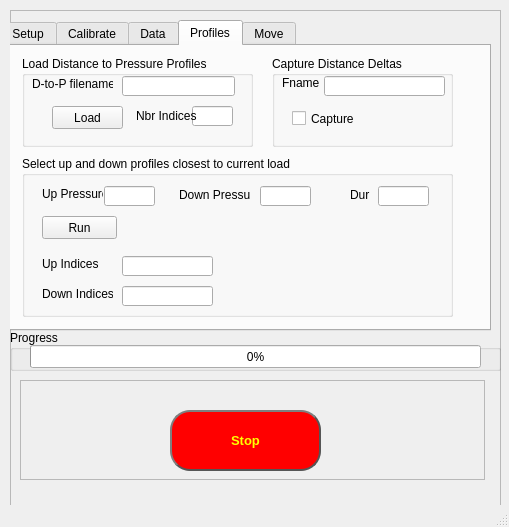
<?xml version="1.0" encoding="UTF-8"?>
<ui version="4.0">
 <class>MainWindow</class>
 <widget class="QMainWindow" name="MainWindow">
  <property name="geometry">
   <rect>
    <x>0</x>
    <y>0</y>
    <width>509</width>
    <height>527</height>
   </rect>
  </property>
  <property name="windowTitle">
   <string>Platform Test</string>
  </property>
  <widget class="QWidget" name="centralwidget">
   <widget class="QFrame" name="frame">
    <property name="geometry">
     <rect>
      <x>10</x>
      <y>10</y>
      <width>491</width>
      <height>711</height>
     </rect>
    </property>
    <property name="frameShape">
     <enum>QFrame::StyledPanel</enum>
    </property>
    <property name="frameShadow">
     <enum>QFrame::Raised</enum>
    </property>
    <widget class="QFrame" name="frame_4">
     <property name="geometry">
      <rect>
       <x>10</x>
       <y>370</y>
       <width>465</width>
       <height>100</height>
      </rect>
     </property>
     <property name="minimumSize">
      <size>
       <width>300</width>
       <height>100</height>
      </size>
     </property>
     <property name="frameShape">
      <enum>QFrame::StyledPanel</enum>
     </property>
     <property name="frameShadow">
      <enum>QFrame::Raised</enum>
     </property>
     <widget class="QPushButton" name="btn_estop">
      <property name="geometry">
       <rect>
        <x>150</x>
        <y>30</y>
        <width>151</width>
        <height>61</height>
       </rect>
      </property>
      <property name="font">
       <font>
        <pointsize>10</pointsize>
        <weight>75</weight>
        <bold>true</bold>
       </font>
      </property>
      <property name="styleSheet">
       <string notr="true">QPushButton {
    color: yellow;
    border: 2px solid #555;
    border-radius: 20px;
    border-style: outset;
    background: qradialgradient(
        cx: 0.3, cy: -0.4, fx: 0.3, fy: -0.4,
        radius: 1.35, stop: 0 #fff, stop: 1 #888,
        );
    padding: 5px;
    background-color: red;
    }

QPushButton:hover {
    background: qradialgradient(
        cx: 0.3, cy: -0.4, fx: 0.3, fy: -0.4,
        radius: 1.35, stop: 0 #fff, stop: 1 #bbb
        );
    background-color: red;
   color: white;
    }

QPushButton:pressed {
    border-style: inset;
    background: qradialgradient(
        cx: 0.4, cy: -0.1, fx: 0.4, fy: -0.1,
        radius: 1.35, stop: 0 #fff, stop: 1 #ddd
        );
    }</string>
      </property>
      <property name="text">
       <string>Stop</string>
      </property>
     </widget>
    </widget>
    <widget class="QTabWidget" name="tabWidget">
     <property name="geometry">
      <rect>
       <x>-10</x>
       <y>10</y>
       <width>491</width>
       <height>311</height>
      </rect>
     </property>
     <property name="currentIndex">
      <number>3</number>
     </property>
     <widget class="QWidget" name="tb_setup">
      <attribute name="title">
       <string>Setup</string>
      </attribute>
      <widget class="QGroupBox" name="SerialGroupBox">
       <property name="geometry">
        <rect>
         <x>30</x>
         <y>10</y>
         <width>371</width>
         <height>241</height>
        </rect>
       </property>
       <property name="title">
        <string>Comms</string>
       </property>
       <widget class="QPushButton" name="btn_serial_connect">
        <property name="geometry">
         <rect>
          <x>100</x>
          <y>200</y>
          <width>80</width>
          <height>23</height>
         </rect>
        </property>
        <property name="minimumSize">
         <size>
          <width>80</width>
          <height>20</height>
         </size>
        </property>
        <property name="maximumSize">
         <size>
          <width>80</width>
          <height>16777215</height>
         </size>
        </property>
        <property name="styleSheet">
         <string notr="true"> background-color: silver;
color:black;</string>
        </property>
        <property name="text">
         <string>    Connect    </string>
        </property>
       </widget>
       <widget class="QLabel" name="lbl_encoders">
        <property name="geometry">
         <rect>
          <x>8</x>
          <y>35</y>
          <width>100</width>
          <height>16</height>
         </rect>
        </property>
        <property name="minimumSize">
         <size>
          <width>100</width>
          <height>0</height>
         </size>
        </property>
        <property name="text">
         <string>Encoders</string>
        </property>
        <property name="alignment">
         <set>Qt::AlignBottom|Qt::AlignHCenter</set>
        </property>
       </widget>
       <widget class="QComboBox" name="cmb_encoder_port">
        <property name="geometry">
         <rect>
          <x>100</x>
          <y>37</y>
          <width>80</width>
          <height>20</height>
         </rect>
        </property>
        <property name="minimumSize">
         <size>
          <width>70</width>
          <height>20</height>
         </size>
        </property>
        <property name="maximumSize">
         <size>
          <width>80</width>
          <height>16777215</height>
         </size>
        </property>
        <property name="sizeAdjustPolicy">
         <enum>QComboBox::AdjustToMinimumContentsLength</enum>
        </property>
        <property name="minimumContentsLength">
         <number>15</number>
        </property>
       </widget>
       <widget class="QLabel" name="lbl_imu">
        <property name="geometry">
         <rect>
          <x>8</x>
          <y>75</y>
          <width>100</width>
          <height>16</height>
         </rect>
        </property>
        <property name="minimumSize">
         <size>
          <width>100</width>
          <height>0</height>
         </size>
        </property>
        <property name="text">
         <string>IMU</string>
        </property>
        <property name="alignment">
         <set>Qt::AlignBottom|Qt::AlignHCenter</set>
        </property>
       </widget>
       <widget class="QComboBox" name="cmb_imu_port">
        <property name="geometry">
         <rect>
          <x>100</x>
          <y>75</y>
          <width>80</width>
          <height>20</height>
         </rect>
        </property>
        <property name="minimumSize">
         <size>
          <width>70</width>
          <height>20</height>
         </size>
        </property>
        <property name="maximumSize">
         <size>
          <width>80</width>
          <height>16777215</height>
         </size>
        </property>
        <property name="sizeAdjustPolicy">
         <enum>QComboBox::AdjustToMinimumContentsLength</enum>
        </property>
        <property name="minimumContentsLength">
         <number>15</number>
        </property>
       </widget>
       <widget class="QLabel" name="lbl_scale">
        <property name="geometry">
         <rect>
          <x>8</x>
          <y>116</y>
          <width>100</width>
          <height>16</height>
         </rect>
        </property>
        <property name="minimumSize">
         <size>
          <width>100</width>
          <height>0</height>
         </size>
        </property>
        <property name="text">
         <string>Scale</string>
        </property>
        <property name="alignment">
         <set>Qt::AlignBottom|Qt::AlignHCenter</set>
        </property>
       </widget>
       <widget class="QComboBox" name="cmb_scale_port">
        <property name="geometry">
         <rect>
          <x>100</x>
          <y>116</y>
          <width>80</width>
          <height>20</height>
         </rect>
        </property>
        <property name="minimumSize">
         <size>
          <width>70</width>
          <height>0</height>
         </size>
        </property>
        <property name="maximumSize">
         <size>
          <width>80</width>
          <height>16777215</height>
         </size>
        </property>
       </widget>
       <widget class="QLabel" name="lbl_model">
        <property name="geometry">
         <rect>
          <x>8</x>
          <y>155</y>
          <width>100</width>
          <height>16</height>
         </rect>
        </property>
        <property name="minimumSize">
         <size>
          <width>100</width>
          <height>0</height>
         </size>
        </property>
        <property name="text">
         <string>Servo Model</string>
        </property>
        <property name="alignment">
         <set>Qt::AlignBottom|Qt::AlignHCenter</set>
        </property>
       </widget>
       <widget class="QComboBox" name="cmb_model_port">
        <property name="geometry">
         <rect>
          <x>100</x>
          <y>155</y>
          <width>80</width>
          <height>20</height>
         </rect>
        </property>
        <property name="minimumSize">
         <size>
          <width>70</width>
          <height>0</height>
         </size>
        </property>
        <property name="maximumSize">
         <size>
          <width>80</width>
          <height>16777215</height>
         </size>
        </property>
       </widget>
       <widget class="QCheckBox" name="chk_hold">
        <property name="geometry">
         <rect>
          <x>298</x>
          <y>118</y>
          <width>44</width>
          <height>17</height>
         </rect>
        </property>
        <property name="text">
         <string>Hold</string>
        </property>
       </widget>
       <widget class="QCheckBox" name="chk_model_enabled">
        <property name="geometry">
         <rect>
          <x>200</x>
          <y>156</y>
          <width>70</width>
          <height>17</height>
         </rect>
        </property>
        <property name="layoutDirection">
         <enum>Qt::RightToLeft</enum>
        </property>
        <property name="text">
         <string>Enabled</string>
        </property>
       </widget>
      </widget>
      <widget class="QLabel" name="label_20">
       <property name="geometry">
        <rect>
         <x>226</x>
         <y>126</y>
         <width>39</width>
         <height>20</height>
        </rect>
       </property>
       <property name="minimumSize">
        <size>
         <width>0</width>
         <height>20</height>
        </size>
       </property>
       <property name="text">
        <string>Reading</string>
       </property>
      </widget>
      <widget class="QLineEdit" name="txt_weight_2">
       <property name="geometry">
        <rect>
         <x>268</x>
         <y>126</y>
         <width>50</width>
         <height>20</height>
        </rect>
       </property>
       <property name="minimumSize">
        <size>
         <width>0</width>
         <height>20</height>
        </size>
       </property>
       <property name="maximumSize">
        <size>
         <width>50</width>
         <height>16777215</height>
        </size>
       </property>
      </widget>
     </widget>
     <widget class="QWidget" name="tb_calibrate">
      <attribute name="title">
       <string>Calibrate</string>
      </attribute>
      <widget class="QGroupBox" name="PositionGroupBox">
       <property name="geometry">
        <rect>
         <x>6</x>
         <y>230</y>
         <width>471</width>
         <height>51</height>
        </rect>
       </property>
       <property name="minimumSize">
        <size>
         <width>400</width>
         <height>0</height>
        </size>
       </property>
       <property name="title">
        <string>Encoder Readings</string>
       </property>
       <layout class="QHBoxLayout" name="horizontalLayout">
        <item>
         <widget class="QLineEdit" name="txt_pos_0">
          <property name="minimumSize">
           <size>
            <width>0</width>
            <height>20</height>
           </size>
          </property>
          <property name="maximumSize">
           <size>
            <width>50</width>
            <height>16777215</height>
           </size>
          </property>
         </widget>
        </item>
        <item>
         <widget class="QLineEdit" name="txt_pos_1">
          <property name="minimumSize">
           <size>
            <width>0</width>
            <height>20</height>
           </size>
          </property>
          <property name="maximumSize">
           <size>
            <width>50</width>
            <height>16777215</height>
           </size>
          </property>
         </widget>
        </item>
        <item>
         <widget class="QLineEdit" name="txt_pos_2">
          <property name="minimumSize">
           <size>
            <width>0</width>
            <height>20</height>
           </size>
          </property>
          <property name="maximumSize">
           <size>
            <width>50</width>
            <height>16777215</height>
           </size>
          </property>
         </widget>
        </item>
        <item>
         <widget class="QLineEdit" name="txt_pos_3">
          <property name="minimumSize">
           <size>
            <width>0</width>
            <height>20</height>
           </size>
          </property>
          <property name="maximumSize">
           <size>
            <width>50</width>
            <height>16777215</height>
           </size>
          </property>
         </widget>
        </item>
        <item>
         <widget class="QLineEdit" name="txt_pos_4">
          <property name="minimumSize">
           <size>
            <width>0</width>
            <height>20</height>
           </size>
          </property>
          <property name="maximumSize">
           <size>
            <width>50</width>
            <height>16777215</height>
           </size>
          </property>
         </widget>
        </item>
        <item>
         <widget class="QLineEdit" name="txt_pos_5">
          <property name="minimumSize">
           <size>
            <width>0</width>
            <height>20</height>
           </size>
          </property>
          <property name="maximumSize">
           <size>
            <width>50</width>
            <height>16777215</height>
           </size>
          </property>
         </widget>
        </item>
       </layout>
      </widget>
      <widget class="QGroupBox" name="CalibrateGroupBox">
       <property name="geometry">
        <rect>
         <x>10</x>
         <y>10</y>
         <width>471</width>
         <height>111</height>
        </rect>
       </property>
       <property name="minimumSize">
        <size>
         <width>200</width>
         <height>0</height>
        </size>
       </property>
       <property name="title">
        <string>Create Pressure to Distance file</string>
       </property>
       <widget class="QPushButton" name="btn_calibrate">
        <property name="geometry">
         <rect>
          <x>12</x>
          <y>24</y>
          <width>75</width>
          <height>23</height>
         </rect>
        </property>
        <property name="text">
         <string>Start</string>
        </property>
       </widget>
       <widget class="QLabel" name="label_7">
        <property name="geometry">
         <rect>
          <x>121</x>
          <y>28</y>
          <width>91</width>
          <height>16</height>
         </rect>
        </property>
        <property name="text">
         <string>Nbr Pressure Steps</string>
        </property>
       </widget>
       <widget class="QLineEdit" name="txt_steps">
        <property name="geometry">
         <rect>
          <x>221</x>
          <y>25</y>
          <width>30</width>
          <height>20</height>
         </rect>
        </property>
        <property name="maximumSize">
         <size>
          <width>30</width>
          <height>16777215</height>
         </size>
        </property>
       </widget>
       <widget class="QLabel" name="label_9">
        <property name="geometry">
         <rect>
          <x>277</x>
          <y>27</y>
          <width>51</width>
          <height>16</height>
         </rect>
        </property>
        <property name="text">
         <string>Delay (ms)</string>
        </property>
       </widget>
       <widget class="QLineEdit" name="txt_step_delay_ms">
        <property name="geometry">
         <rect>
          <x>330</x>
          <y>25</y>
          <width>40</width>
          <height>20</height>
         </rect>
        </property>
        <property name="minimumSize">
         <size>
          <width>30</width>
          <height>0</height>
         </size>
        </property>
        <property name="maximumSize">
         <size>
          <width>40</width>
          <height>16777215</height>
         </size>
        </property>
       </widget>
       <widget class="QLabel" name="label_8">
        <property name="geometry">
         <rect>
          <x>387</x>
          <y>26</y>
          <width>40</width>
          <height>16</height>
         </rect>
        </property>
        <property name="text">
         <string>Repeats</string>
        </property>
       </widget>
       <widget class="QLineEdit" name="txt_repeats">
        <property name="geometry">
         <rect>
          <x>431</x>
          <y>25</y>
          <width>30</width>
          <height>20</height>
         </rect>
        </property>
        <property name="maximumSize">
         <size>
          <width>30</width>
          <height>16777215</height>
         </size>
        </property>
       </widget>
       <widget class="QLineEdit" name="txt_weight">
        <property name="geometry">
         <rect>
          <x>58</x>
          <y>72</y>
          <width>50</width>
          <height>20</height>
         </rect>
        </property>
        <property name="minimumSize">
         <size>
          <width>0</width>
          <height>20</height>
         </size>
        </property>
        <property name="maximumSize">
         <size>
          <width>50</width>
          <height>16777215</height>
         </size>
        </property>
       </widget>
       <widget class="QLabel" name="label_10">
        <property name="geometry">
         <rect>
          <x>14</x>
          <y>73</y>
          <width>37</width>
          <height>20</height>
         </rect>
        </property>
        <property name="minimumSize">
         <size>
          <width>0</width>
          <height>20</height>
         </size>
        </property>
        <property name="text">
         <string>Load kg</string>
        </property>
       </widget>
       <widget class="QLineEdit" name="txt_p_to_d_fname">
        <property name="geometry">
         <rect>
          <x>279</x>
          <y>72</y>
          <width>75</width>
          <height>20</height>
         </rect>
        </property>
        <property name="minimumSize">
         <size>
          <width>0</width>
          <height>20</height>
         </size>
        </property>
        <property name="maximumSize">
         <size>
          <width>80</width>
          <height>16777215</height>
         </size>
        </property>
       </widget>
       <widget class="QLabel" name="label_22">
        <property name="geometry">
         <rect>
          <x>132</x>
          <y>74</y>
          <width>141</width>
          <height>16</height>
         </rect>
        </property>
        <property name="text">
         <string>Pressure to distance filename</string>
        </property>
       </widget>
       <widget class="QPushButton" name="btn_save_step_data">
        <property name="geometry">
         <rect>
          <x>370</x>
          <y>70</y>
          <width>75</width>
          <height>23</height>
         </rect>
        </property>
        <property name="text">
         <string>Save</string>
        </property>
       </widget>
       <zorder>label_7</zorder>
       <zorder>label_8</zorder>
       <zorder>btn_calibrate</zorder>
       <zorder>txt_repeats</zorder>
       <zorder>label_9</zorder>
       <zorder>txt_steps</zorder>
       <zorder>txt_step_delay_ms</zorder>
       <zorder>txt_weight</zorder>
       <zorder>label_10</zorder>
       <zorder>txt_p_to_d_fname</zorder>
       <zorder>label_22</zorder>
       <zorder>btn_save_step_data</zorder>
      </widget>
      <widget class="QGroupBox" name="groupBox_4">
       <property name="geometry">
        <rect>
         <x>10</x>
         <y>130</y>
         <width>471</width>
         <height>91</height>
        </rect>
       </property>
       <property name="title">
        <string>Create Distance to Pressure file</string>
       </property>
       <widget class="QCheckBox" name="chk_combined_chart">
        <property name="geometry">
         <rect>
          <x>81</x>
          <y>59</y>
          <width>114</width>
          <height>17</height>
         </rect>
        </property>
        <property name="text">
         <string>Combined readings</string>
        </property>
        <property name="checked">
         <bool>true</bool>
        </property>
       </widget>
       <widget class="QCheckBox" name="chk_individual_chart">
        <property name="geometry">
         <rect>
          <x>210</x>
          <y>59</y>
          <width>116</width>
          <height>17</height>
         </rect>
        </property>
        <property name="text">
         <string> Individual readings</string>
        </property>
        <property name="checked">
         <bool>true</bool>
        </property>
       </widget>
       <widget class="QCheckBox" name="chk_std_dev">
        <property name="geometry">
         <rect>
          <x>360</x>
          <y>59</y>
          <width>61</width>
          <height>17</height>
         </rect>
        </property>
        <property name="text">
         <string>Std Dev</string>
        </property>
        <property name="checked">
         <bool>true</bool>
        </property>
       </widget>
       <widget class="QLabel" name="label_17">
        <property name="geometry">
         <rect>
          <x>10</x>
          <y>59</y>
          <width>61</width>
          <height>16</height>
         </rect>
        </property>
        <property name="text">
         <string>Show Charts</string>
        </property>
       </widget>
       <widget class="QLabel" name="label_19">
        <property name="geometry">
         <rect>
          <x>130</x>
          <y>21</y>
          <width>141</width>
          <height>20</height>
         </rect>
        </property>
        <property name="text">
         <string>Distance to pressure filename</string>
        </property>
       </widget>
       <widget class="QLineEdit" name="txt_d_to_p_fname_2">
        <property name="geometry">
         <rect>
          <x>279</x>
          <y>22</y>
          <width>75</width>
          <height>20</height>
         </rect>
        </property>
       </widget>
       <widget class="QPushButton" name="btn_create_d_to_p">
        <property name="geometry">
         <rect>
          <x>370</x>
          <y>21</y>
          <width>75</width>
          <height>23</height>
         </rect>
        </property>
        <property name="text">
         <string>Process</string>
        </property>
       </widget>
      </widget>
     </widget>
     <widget class="QWidget" name="tab_2">
      <attribute name="title">
       <string>Data</string>
      </attribute>
      <widget class="QGroupBox" name="groupBox_5">
       <property name="geometry">
        <rect>
         <x>20</x>
         <y>10</y>
         <width>151</width>
         <height>251</height>
        </rect>
       </property>
       <property name="title">
        <string>Pressure to Distance files</string>
       </property>
       <widget class="QListWidget" name="lst_p_to_d">
        <property name="geometry">
         <rect>
          <x>10</x>
          <y>20</y>
          <width>131</width>
          <height>192</height>
         </rect>
        </property>
       </widget>
      </widget>
      <widget class="QGroupBox" name="groupBox_6">
       <property name="geometry">
        <rect>
         <x>200</x>
         <y>10</y>
         <width>151</width>
         <height>251</height>
        </rect>
       </property>
       <property name="title">
        <string>Distance to Pressure files</string>
       </property>
       <widget class="QListWidget" name="lst_d_to_p">
        <property name="geometry">
         <rect>
          <x>10</x>
          <y>20</y>
          <width>131</width>
          <height>192</height>
         </rect>
        </property>
       </widget>
      </widget>
      <widget class="QGroupBox" name="groupBox_7">
       <property name="geometry">
        <rect>
         <x>360</x>
         <y>10</y>
         <width>111</width>
         <height>111</height>
        </rect>
       </property>
       <property name="title">
        <string>Merge D to P profiles</string>
       </property>
       <widget class="QPushButton" name="btn_merge_d_to_p">
        <property name="geometry">
         <rect>
          <x>20</x>
          <y>80</y>
          <width>75</width>
          <height>23</height>
         </rect>
        </property>
        <property name="text">
         <string>Merge</string>
        </property>
       </widget>
       <widget class="QLabel" name="label_18">
        <property name="geometry">
         <rect>
          <x>38</x>
          <y>53</y>
          <width>46</width>
          <height>13</height>
         </rect>
        </property>
        <property name="frameShape">
         <enum>QFrame::NoFrame</enum>
        </property>
        <property name="text">
         <string>File path</string>
        </property>
       </widget>
       <widget class="QLineEdit" name="txt_merged_d_to_p_fname">
        <property name="geometry">
         <rect>
          <x>6</x>
          <y>30</y>
          <width>101</width>
          <height>20</height>
         </rect>
        </property>
       </widget>
      </widget>
     </widget>
     <widget class="QWidget" name="tab">
      <attribute name="title">
       <string>Profiles</string>
      </attribute>
      <widget class="QGroupBox" name="groupBox">
       <property name="geometry">
        <rect>
         <x>20</x>
         <y>110</y>
         <width>431</width>
         <height>161</height>
        </rect>
       </property>
       <property name="title">
        <string>Select up and down profiles closest to current load</string>
       </property>
       <widget class="QPushButton" name="btn_run_lookup">
        <property name="geometry">
         <rect>
          <x>20</x>
          <y>60</y>
          <width>75</width>
          <height>23</height>
         </rect>
        </property>
        <property name="text">
         <string>Run</string>
        </property>
       </widget>
       <widget class="QLabel" name="label_11">
        <property name="geometry">
         <rect>
          <x>20</x>
          <y>100</y>
          <width>61</width>
          <height>16</height>
         </rect>
        </property>
        <property name="text">
         <string>Up Indices</string>
        </property>
       </widget>
       <widget class="QLabel" name="label_12">
        <property name="geometry">
         <rect>
          <x>20</x>
          <y>130</y>
          <width>71</width>
          <height>16</height>
         </rect>
        </property>
        <property name="text">
         <string>Down Indices</string>
        </property>
       </widget>
       <widget class="QLineEdit" name="txt_up_index">
        <property name="geometry">
         <rect>
          <x>100</x>
          <y>100</y>
          <width>91</width>
          <height>20</height>
         </rect>
        </property>
       </widget>
       <widget class="QLineEdit" name="txt_down_index">
        <property name="geometry">
         <rect>
          <x>100</x>
          <y>130</y>
          <width>91</width>
          <height>20</height>
         </rect>
        </property>
       </widget>
       <widget class="QLabel" name="label_13">
        <property name="geometry">
         <rect>
          <x>20</x>
          <y>30</y>
          <width>61</width>
          <height>16</height>
         </rect>
        </property>
        <property name="text">
         <string>Up Pressure</string>
        </property>
       </widget>
       <widget class="QLineEdit" name="txt_up_pressure">
        <property name="geometry">
         <rect>
          <x>82</x>
          <y>30</y>
          <width>51</width>
          <height>20</height>
         </rect>
        </property>
       </widget>
       <widget class="QLabel" name="label_14">
        <property name="geometry">
         <rect>
          <x>157</x>
          <y>31</y>
          <width>71</width>
          <height>16</height>
         </rect>
        </property>
        <property name="text">
         <string>Down Pressure</string>
        </property>
       </widget>
       <widget class="QLineEdit" name="txt_down_pressure">
        <property name="geometry">
         <rect>
          <x>238</x>
          <y>30</y>
          <width>51</width>
          <height>20</height>
         </rect>
        </property>
       </widget>
       <widget class="QLabel" name="label_15">
        <property name="geometry">
         <rect>
          <x>328</x>
          <y>31</y>
          <width>21</width>
          <height>16</height>
         </rect>
        </property>
        <property name="text">
         <string>Dur</string>
        </property>
       </widget>
       <widget class="QLineEdit" name="txt_lookup_dur">
        <property name="geometry">
         <rect>
          <x>356</x>
          <y>30</y>
          <width>51</width>
          <height>20</height>
         </rect>
        </property>
       </widget>
      </widget>
      <widget class="QGroupBox" name="groupBox_2">
       <property name="geometry">
        <rect>
         <x>20</x>
         <y>10</y>
         <width>231</width>
         <height>91</height>
        </rect>
       </property>
       <property name="title">
        <string>Load Distance to Pressure Profiles</string>
       </property>
       <widget class="QPushButton" name="btn_load_d_to_p">
        <property name="geometry">
         <rect>
          <x>30</x>
          <y>50</y>
          <width>71</width>
          <height>23</height>
         </rect>
        </property>
        <property name="text">
         <string>Load</string>
        </property>
       </widget>
       <widget class="QLineEdit" name="txt_nbr_indices">
        <property name="geometry">
         <rect>
          <x>170</x>
          <y>50</y>
          <width>41</width>
          <height>20</height>
         </rect>
        </property>
       </widget>
       <widget class="QLabel" name="label_4">
        <property name="geometry">
         <rect>
          <x>114</x>
          <y>52</y>
          <width>61</width>
          <height>16</height>
         </rect>
        </property>
        <property name="text">
         <string>Nbr Indices</string>
        </property>
       </widget>
       <widget class="QLabel" name="label_2">
        <property name="geometry">
         <rect>
          <x>10</x>
          <y>20</y>
          <width>81</width>
          <height>16</height>
         </rect>
        </property>
        <property name="text">
         <string>D-to-P filename</string>
        </property>
       </widget>
       <widget class="QLineEdit" name="txt_d_to_p_fname">
        <property name="geometry">
         <rect>
          <x>100</x>
          <y>20</y>
          <width>113</width>
          <height>20</height>
         </rect>
        </property>
       </widget>
      </widget>
      <widget class="QGroupBox" name="groupBox_3">
       <property name="geometry">
        <rect>
         <x>270</x>
         <y>10</y>
         <width>181</width>
         <height>91</height>
        </rect>
       </property>
       <property name="title">
        <string>Capture Distance Deltas</string>
       </property>
       <widget class="QCheckBox" name="chk_delta_capture">
        <property name="geometry">
         <rect>
          <x>20</x>
          <y>54</y>
          <width>70</width>
          <height>17</height>
         </rect>
        </property>
        <property name="text">
         <string>Capture</string>
        </property>
       </widget>
       <widget class="QLabel" name="label_16">
        <property name="geometry">
         <rect>
          <x>10</x>
          <y>20</y>
          <width>46</width>
          <height>13</height>
         </rect>
        </property>
        <property name="text">
         <string>Fname</string>
        </property>
       </widget>
       <widget class="QLineEdit" name="txt_delta_fname">
        <property name="geometry">
         <rect>
          <x>52</x>
          <y>20</y>
          <width>121</width>
          <height>20</height>
         </rect>
        </property>
       </widget>
      </widget>
     </widget>
     <widget class="QWidget" name="tb_move">
      <attribute name="title">
       <string>Move</string>
      </attribute>
      <widget class="QGroupBox" name="MoveGroupBox">
       <property name="geometry">
        <rect>
         <x>10</x>
         <y>20</y>
         <width>465</width>
         <height>121</height>
        </rect>
       </property>
       <property name="title">
        <string>Movement</string>
       </property>
       <widget class="QFrame" name="frame_3">
        <property name="geometry">
         <rect>
          <x>20</x>
          <y>17</y>
          <width>411</width>
          <height>41</height>
         </rect>
        </property>
        <property name="frameShape">
         <enum>QFrame::StyledPanel</enum>
        </property>
        <property name="frameShadow">
         <enum>QFrame::Raised</enum>
        </property>
        <widget class="QRadioButton" name="rb_X">
         <property name="geometry">
          <rect>
           <x>11</x>
           <y>1</y>
           <width>60</width>
           <height>20</height>
          </rect>
         </property>
         <property name="minimumSize">
          <size>
           <width>60</width>
           <height>20</height>
          </size>
         </property>
         <property name="maximumSize">
          <size>
           <width>60</width>
           <height>16777215</height>
          </size>
         </property>
         <property name="text">
          <string>X</string>
         </property>
        </widget>
        <widget class="QRadioButton" name="rb_Y">
         <property name="geometry">
          <rect>
           <x>77</x>
           <y>1</y>
           <width>60</width>
           <height>20</height>
          </rect>
         </property>
         <property name="minimumSize">
          <size>
           <width>60</width>
           <height>20</height>
          </size>
         </property>
         <property name="maximumSize">
          <size>
           <width>60</width>
           <height>16777215</height>
          </size>
         </property>
         <property name="text">
          <string>Y</string>
         </property>
        </widget>
        <widget class="QRadioButton" name="rb_Z">
         <property name="geometry">
          <rect>
           <x>143</x>
           <y>1</y>
           <width>60</width>
           <height>20</height>
          </rect>
         </property>
         <property name="minimumSize">
          <size>
           <width>60</width>
           <height>20</height>
          </size>
         </property>
         <property name="maximumSize">
          <size>
           <width>60</width>
           <height>16777215</height>
          </size>
         </property>
         <property name="text">
          <string>Z</string>
         </property>
         <property name="checked">
          <bool>true</bool>
         </property>
        </widget>
        <widget class="QRadioButton" name="rb_Roll">
         <property name="geometry">
          <rect>
           <x>209</x>
           <y>1</y>
           <width>60</width>
           <height>20</height>
          </rect>
         </property>
         <property name="minimumSize">
          <size>
           <width>60</width>
           <height>20</height>
          </size>
         </property>
         <property name="maximumSize">
          <size>
           <width>60</width>
           <height>16777215</height>
          </size>
         </property>
         <property name="text">
          <string>Roll</string>
         </property>
        </widget>
        <widget class="QRadioButton" name="rb_Pitch">
         <property name="geometry">
          <rect>
           <x>275</x>
           <y>1</y>
           <width>60</width>
           <height>20</height>
          </rect>
         </property>
         <property name="minimumSize">
          <size>
           <width>60</width>
           <height>20</height>
          </size>
         </property>
         <property name="maximumSize">
          <size>
           <width>60</width>
           <height>16777215</height>
          </size>
         </property>
         <property name="text">
          <string>Pitch</string>
         </property>
        </widget>
        <widget class="QRadioButton" name="rb_Yaw">
         <property name="geometry">
          <rect>
           <x>341</x>
           <y>1</y>
           <width>60</width>
           <height>20</height>
          </rect>
         </property>
         <property name="minimumSize">
          <size>
           <width>60</width>
           <height>20</height>
          </size>
         </property>
         <property name="maximumSize">
          <size>
           <width>60</width>
           <height>16777215</height>
          </size>
         </property>
         <property name="text">
          <string>Yaw</string>
         </property>
        </widget>
       </widget>
       <widget class="QSlider" name="sld_percent">
        <property name="geometry">
         <rect>
          <x>80</x>
          <y>58</y>
          <width>341</width>
          <height>22</height>
         </rect>
        </property>
        <property name="minimum">
         <number>-100</number>
        </property>
        <property name="maximum">
         <number>100</number>
        </property>
        <property name="value">
         <number>0</number>
        </property>
        <property name="orientation">
         <enum>Qt::Horizontal</enum>
        </property>
        <property name="tickPosition">
         <enum>QSlider::TicksBelow</enum>
        </property>
       </widget>
       <widget class="QLabel" name="label_3">
        <property name="geometry">
         <rect>
          <x>228</x>
          <y>87</y>
          <width>46</width>
          <height>13</height>
         </rect>
        </property>
        <property name="text">
         <string>0</string>
        </property>
        <property name="alignment">
         <set>Qt::AlignCenter</set>
        </property>
       </widget>
       <widget class="QLabel" name="label_5">
        <property name="geometry">
         <rect>
          <x>63</x>
          <y>87</y>
          <width>46</width>
          <height>13</height>
         </rect>
        </property>
        <property name="text">
         <string>-100</string>
        </property>
        <property name="alignment">
         <set>Qt::AlignCenter</set>
        </property>
       </widget>
       <widget class="QLabel" name="label_6">
        <property name="geometry">
         <rect>
          <x>393</x>
          <y>87</y>
          <width>46</width>
          <height>13</height>
         </rect>
        </property>
        <property name="text">
         <string>100</string>
        </property>
        <property name="alignment">
         <set>Qt::AlignCenter</set>
        </property>
       </widget>
       <widget class="QLabel" name="label">
        <property name="geometry">
         <rect>
          <x>228</x>
          <y>101</y>
          <width>46</width>
          <height>13</height>
         </rect>
        </property>
        <property name="text">
         <string>Percent</string>
        </property>
        <property name="alignment">
         <set>Qt::AlignCenter</set>
        </property>
       </widget>
       <widget class="QPushButton" name="btn_move">
        <property name="geometry">
         <rect>
          <x>18</x>
          <y>54</y>
          <width>41</width>
          <height>23</height>
         </rect>
        </property>
        <property name="text">
         <string>Move</string>
        </property>
       </widget>
      </widget>
      <widget class="QGroupBox" name="RideGroupBox">
       <property name="geometry">
        <rect>
         <x>10</x>
         <y>200</y>
         <width>471</width>
         <height>77</height>
        </rect>
       </property>
       <property name="title">
        <string>Ride Control</string>
       </property>
       <layout class="QGridLayout" name="gridLayout_2">
        <item row="0" column="0">
         <layout class="QHBoxLayout" name="horizontalLayout_3">
          <item>
           <widget class="QPushButton" name="btn_ride">
            <property name="minimumSize">
             <size>
              <width>0</width>
              <height>20</height>
             </size>
            </property>
            <property name="maximumSize">
             <size>
              <width>60</width>
              <height>16777215</height>
             </size>
            </property>
            <property name="text">
             <string>Start</string>
            </property>
           </widget>
          </item>
          <item>
           <widget class="QComboBox" name="cmb_ride">
            <property name="minimumSize">
             <size>
              <width>100</width>
              <height>0</height>
             </size>
            </property>
           </widget>
          </item>
          <item>
           <spacer name="horizontalSpacer_10">
            <property name="orientation">
             <enum>Qt::Horizontal</enum>
            </property>
            <property name="sizeHint" stdset="0">
             <size>
              <width>40</width>
              <height>20</height>
             </size>
            </property>
           </spacer>
          </item>
          <item>
           <widget class="QLabel" name="lbl_ride_action">
            <property name="minimumSize">
             <size>
              <width>240</width>
              <height>20</height>
             </size>
            </property>
            <property name="maximumSize">
             <size>
              <width>140</width>
              <height>16777215</height>
             </size>
            </property>
            <property name="text">
             <string>Ride Not Active</string>
            </property>
           </widget>
          </item>
         </layout>
        </item>
        <item row="0" column="1">
         <spacer name="horizontalSpacer_7">
          <property name="orientation">
           <enum>Qt::Horizontal</enum>
          </property>
          <property name="sizeHint" stdset="0">
           <size>
            <width>40</width>
            <height>20</height>
           </size>
          </property>
         </spacer>
        </item>
       </layout>
      </widget>
      <widget class="QGroupBox" name="DataGroupBox">
       <property name="geometry">
        <rect>
         <x>10</x>
         <y>140</y>
         <width>475</width>
         <height>58</height>
        </rect>
       </property>
       <property name="title">
        <string>Data  Capture</string>
       </property>
       <widget class="QPushButton" name="btn_start_capture">
        <property name="geometry">
         <rect>
          <x>11</x>
          <y>24</y>
          <width>60</width>
          <height>23</height>
         </rect>
        </property>
        <property name="maximumSize">
         <size>
          <width>60</width>
          <height>16777215</height>
         </size>
        </property>
        <property name="text">
         <string>Capture</string>
        </property>
       </widget>
       <widget class="QLineEdit" name="txt_weight_1">
        <property name="geometry">
         <rect>
          <x>166</x>
          <y>25</y>
          <width>50</width>
          <height>20</height>
         </rect>
        </property>
        <property name="minimumSize">
         <size>
          <width>0</width>
          <height>20</height>
         </size>
        </property>
        <property name="maximumSize">
         <size>
          <width>50</width>
          <height>16777215</height>
         </size>
        </property>
       </widget>
       <widget class="QLabel" name="label_21">
        <property name="geometry">
         <rect>
          <x>123</x>
          <y>24</y>
          <width>37</width>
          <height>20</height>
         </rect>
        </property>
        <property name="minimumSize">
         <size>
          <width>0</width>
          <height>20</height>
         </size>
        </property>
        <property name="text">
         <string>Load kg</string>
        </property>
       </widget>
       <widget class="QPushButton" name="btn_save_raw">
        <property name="geometry">
         <rect>
          <x>318</x>
          <y>24</y>
          <width>60</width>
          <height>23</height>
         </rect>
        </property>
        <property name="minimumSize">
         <size>
          <width>0</width>
          <height>20</height>
         </size>
        </property>
        <property name="maximumSize">
         <size>
          <width>60</width>
          <height>16777215</height>
         </size>
        </property>
        <property name="text">
         <string>Save</string>
        </property>
       </widget>
       <widget class="QLineEdit" name="txt_raw_data_fname">
        <property name="geometry">
         <rect>
          <x>384</x>
          <y>25</y>
          <width>71</width>
          <height>20</height>
         </rect>
        </property>
        <property name="minimumSize">
         <size>
          <width>0</width>
          <height>20</height>
         </size>
        </property>
        <property name="maximumSize">
         <size>
          <width>80</width>
          <height>16777215</height>
         </size>
        </property>
       </widget>
      </widget>
     </widget>
    </widget>
    <widget class="QGroupBox" name="ProgressGroupBox">
     <property name="geometry">
      <rect>
       <x>0</x>
       <y>320</y>
       <width>491</width>
       <height>41</height>
      </rect>
     </property>
     <property name="title">
      <string>Progress</string>
     </property>
     <widget class="QProgressBar" name="progressBar">
      <property name="geometry">
       <rect>
        <x>20</x>
        <y>15</y>
        <width>451</width>
        <height>23</height>
       </rect>
      </property>
      <property name="value">
       <number>0</number>
      </property>
      <property name="alignment">
       <set>Qt::AlignCenter</set>
      </property>
     </widget>
    </widget>
   </widget>
  </widget>
  <widget class="QMenuBar" name="menubar">
   <property name="geometry">
    <rect>
     <x>0</x>
     <y>0</y>
     <width>509</width>
     <height>21</height>
    </rect>
   </property>
  </widget>
  <widget class="QStatusBar" name="statusbar"/>
 </widget>
 <resources/>
 <connections/>
</ui>
